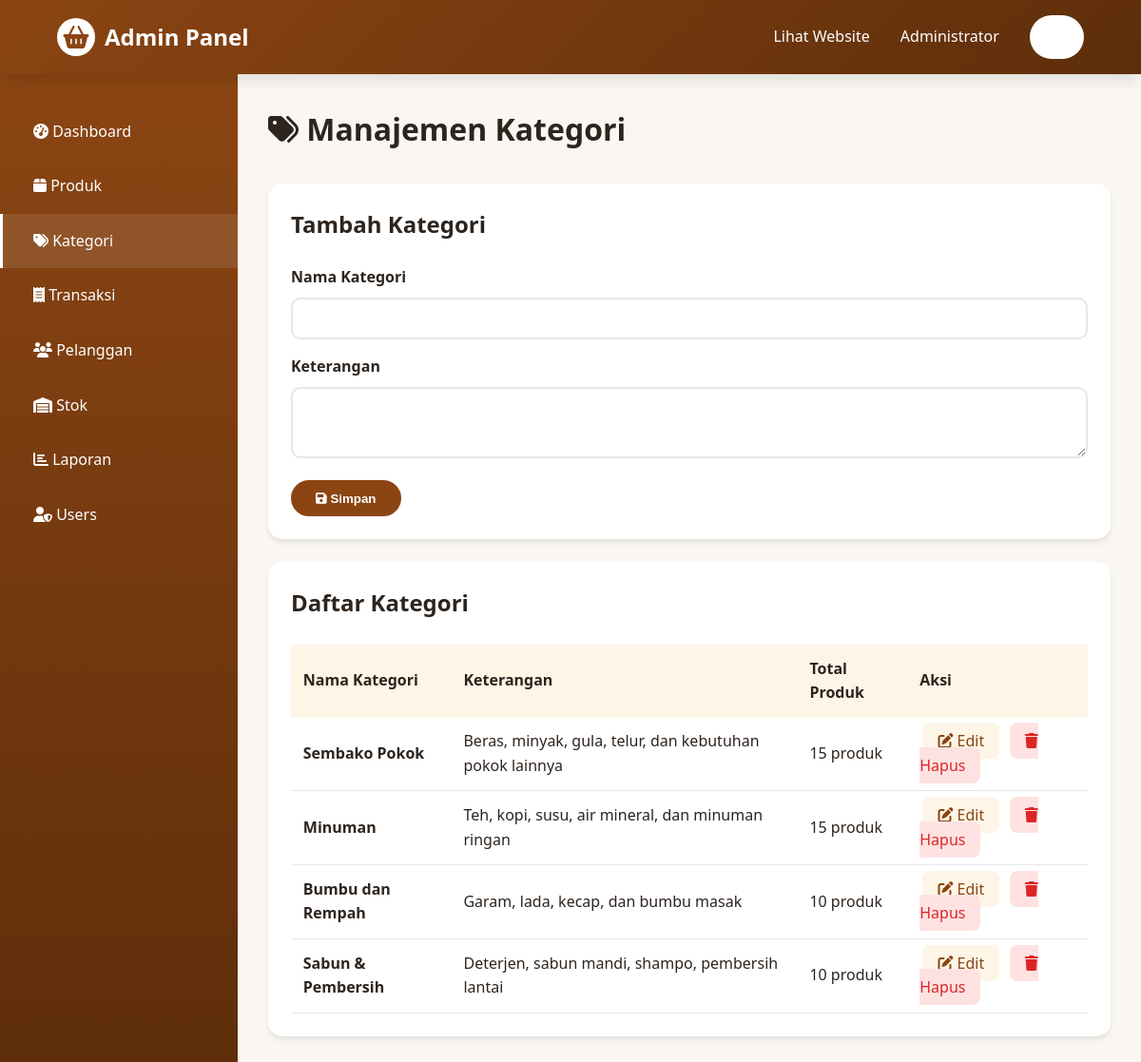
Screenshot of /admin/categories.php (signed in) with the database file from the repository.
### tables this page shows
CREATE TABLE `kategori_barang` (
  `id_kategori` int(11) NOT NULL,
  `nama_kategori` varchar(50) NOT NULL,
  `keterangan` text DEFAULT NULL,
  `created_at` timestamp NOT NULL DEFAULT current_timestamp()
);

### admin/categories.php (the view, shortened to what this page needs)
<?php
require_once '../config.php';
$edit_cat = null;
$result_categories = mysqli_query($conn, "SELECT k.*, COUNT(p.id_produk) as total_produk FROM kategori_barang k LEFT JOIN produk p ON k.id_kategori = p.id_kategori WHERE p.status='aktif' OR p.status IS NULL GROUP BY k.id_kategori");
?>
<!DOCTYPE html>
<html lang="id">
<head>
    <link rel="stylesheet" href="../assets/css/style.css">
    <link rel="stylesheet" href="https://cdnjs.cloudflare.com/ajax/libs/font-awesome/6.4.0/css/all.min.css">
</head>
<body>
    <header>
        <nav class="navbar">
            <a href="dashboard.php" class="logo"><div class="logo-icon"><i class="fas fa-shopping-basket"></i></div><span>Admin Panel</span></a>
            <ul class="nav-menu">
                <li><a href="../index.php">Lihat Website</a></li>
                <li><a href="#"><?=$_SESSION['nama_lengkap']?></a></li>
                <li><a href="../customer/logout.php" class="btn-primary">Logout</a></li>
            </ul>
        </nav>
    </header>
    <div class="admin-layout">
        <aside class="sidebar">
            <ul class="sidebar-menu">
                <li><a href="dashboard.php"><i class="fas fa-tachometer-alt"></i> Dashboard</a></li>
                <li><a href="products.php"><i class="fas fa-box"></i> Produk</a></li>
                <li><a href="categories.php" class="active"><i class="fas fa-tags"></i> Kategori</a></li>
                <li><a href="transactions.php"><i class="fas fa-receipt"></i> Transaksi</a></li>
                <li><a href="customers.php"><i class="fas fa-users"></i> Pelanggan</a></li>
                <li><a href="stock.php"><i class="fas fa-warehouse"></i> Stok</a></li>
                <li><a href="reports.php"><i class="fas fa-chart-bar"></i> Laporan</a></li>
                <li><a href="users.php"><i class="fas fa-user-shield"></i> Users</a></li>
            </ul>
        </aside>
        <main class="main-content">
            <h1 style="margin-bottom:2rem"><i class="fas fa-tags"></i> Manajemen Kategori</h1>
            <div class="card">
                <h2 style="margin-bottom:1.5rem"><?=$edit_cat?'Edit':'Tambah'?> Kategori</h2>
                <form method="POST">
                    <div class="form-group">
                        <label>Nama Kategori</label>
                        <input type="text" name="nama_kategori" value="<?=$edit_cat['nama_kategori']??''?>" required>
                    </div>
                    <div class="form-group">
                        <label>Keterangan</label>
                        <textarea name="keterangan" rows="3"><?=$edit_cat['keterangan']??''?></textarea>
                    </div>
                    <button type="submit" class="btn-secondary"><i class="fas fa-save"></i> Simpan</button>
                </form>
            </div>
            <div class="card">
                <h2 style="margin-bottom:1.5rem">Daftar Kategori</h2>
                <table>
                    <thead>
                        <tr><th>Nama Kategori</th><th>Keterangan</th><th>Total Produk</th><th>Aksi</th></tr>
                    </thead>
                    <tbody>
                        <?php while($cat=mysqli_fetch_assoc($result_categories)):?>
                        <tr>
                            <td><strong><?=$cat['nama_kategori']?></strong></td>
                            <td><?=$cat['keterangan']?></td>
                            <td><?=$cat['total_produk']?> produk</td>
                            <td>
                                <a href="?edit=<?=$cat['id_kategori']?>" class="btn-action" style="background:var(--light-brown);color:var(--primary-brown)"><i class="fas fa-edit"></i> Edit</a>
                                <a href="?delete=<?=$cat['id_kategori']?>" class="btn-action" style="background:#fee2e2;color:#dc2626" onclick="return confirm('Yakin hapus?')"><i class="fas fa-trash"></i> Hapus</a>
                            </td>
                        </tr>
                        <?php endwhile;?>
                    </tbody>
                </table>
            </div>
        </main>
    </div>
</body>
</html>

### assets/css/style.css (style rules this page uses)
:root { --primary-brown: #8b4513; --dark-brown: #5d2e0a; --light-brown: #fdf5e6; --accent-green: #d2b48c; --text-dark: #2d241e; --text-gray: #786c64; --bg-light: #faf7f2; --white: #ffffff; --shadow: 0 4px 6px -1px rgba(0, 0, 0, 0.1); --shadow-lg: 0 10px 15px -3px rgba(10, 7, 7, 0.1); }
* { margin: 0; padding: 0; box-sizing: border-box; }
body { font-family: 'Segoe UI', Tahoma, Geneva, Verdana, sans-serif; color: var(--text-dark); background-color: var(--bg-light); line-height: 1.6; overflow-x: hidden; }
header { background: linear-gradient(135deg, var(--primary-brown), var(--dark-brown)); box-shadow: var(--shadow-lg); position: sticky; top: 0; z-index: 1000; animation: fadeIn 0.5s ease-out; }
.navbar { display: flex; justify-content: space-between; align-items: center; padding: 1rem 5%; max-width: 1400px; margin: 0 auto; }
.logo { display: flex; align-items: center; gap: 10px; color: var(--white); text-decoration: none; font-size: 1.5rem; font-weight: bold; transition: transform 0.3s ease; }
.logo-icon { width: 40px; height: 40px; background: var(--white); border-radius: 50%; display: flex; align-items: center; justify-content: center; color: var(--primary-brown); font-size: 1.5rem; }
.nav-menu { display: flex; list-style: none; gap: 2rem; align-items: center; }
.nav-menu a { color: var(--white); text-decoration: none; font-weight: 500; transition: all 0.3s ease; position: relative; padding: 0.5rem 0; }
.nav-menu a::after { content: ''; position: absolute; bottom: 0; left: 0; width: 0; height: 2px; background: var(--white); transition: width 0.3s ease; }
.btn-primary { background: var(--white); color: var(--primary-brown); padding: 0.6rem 1.5rem; border-radius: 25px; text-decoration: none; font-weight: 600; transition: all 0.3s ease; border: 2px solid transparent; display: inline-block; }
.btn-secondary { background: var(--primary-brown); color: var(--white); padding: 0.6rem 1.5rem; border-radius: 25px; text-decoration: none; font-weight: 600; transition: all 0.3s ease; border: 2px solid var(--primary-brown); display: inline-block; }

### admin/categories.php (style rules this page uses)
.admin-layout { display:flex;min-height:calc(100vh - 70px) }
.sidebar { width:250px;background:linear-gradient(180deg,var(--primary-brown),var(--dark-brown));padding:2rem 0;color:var(--white) }
.sidebar-menu { list-style:none }
.sidebar-menu li a { display:block;padding:1rem 2rem;color:var(--white);text-decoration:none;transition:all .3s ease;border-left:3px solid transparent }
.sidebar-menu li a:hover,.sidebar-menu li a.active { background:rgba(255,255,255,.1);border-left-color:var(--white) }
.main-content { flex:1;padding:2rem;background:var(--bg-light) }
.card { background:var(--white);border-radius:15px;padding:1.5rem;box-shadow:var(--shadow);margin-bottom:1.5rem }
.form-group { margin-bottom:1rem }
.form-group label { display:block;font-weight:600;margin-bottom:.5rem }
.form-group input,.form-group textarea { width:100%;padding:.8rem;border:2px solid #e5e7eb;border-radius:10px }
table { width:100%;border-collapse:collapse }
th { background:var(--light-brown);padding:.8rem;text-align:left;font-weight:600 }
td { padding:.8rem;border-bottom:1px solid #e5e7eb }
.btn-action { padding:.5rem 1rem;border-radius:8px;text-decoration:none;margin:.2rem }

### rows the page displays
kategori_barang: nama_kategori "Sembako Pokok", keterangan "Beras, minyak, gula, telur, dan kebutuhan pokok lainnya", total_produk "15"
kategori_barang: nama_kategori "Minuman", keterangan "Teh, kopi, susu, air mineral, dan minuman ringan", total_produk "15"
kategori_barang: nama_kategori "Bumbu dan Rempah", keterangan "Garam, lada, kecap, dan bumbu masak", total_produk "10"
kategori_barang: nama_kategori "Sabun & Pembersih", keterangan "Deterjen, sabun mandi, shampo, pembersih lantai", total_produk "10"

### other values shown
$_SESSION['nama_lengkap'] "Administrator"
